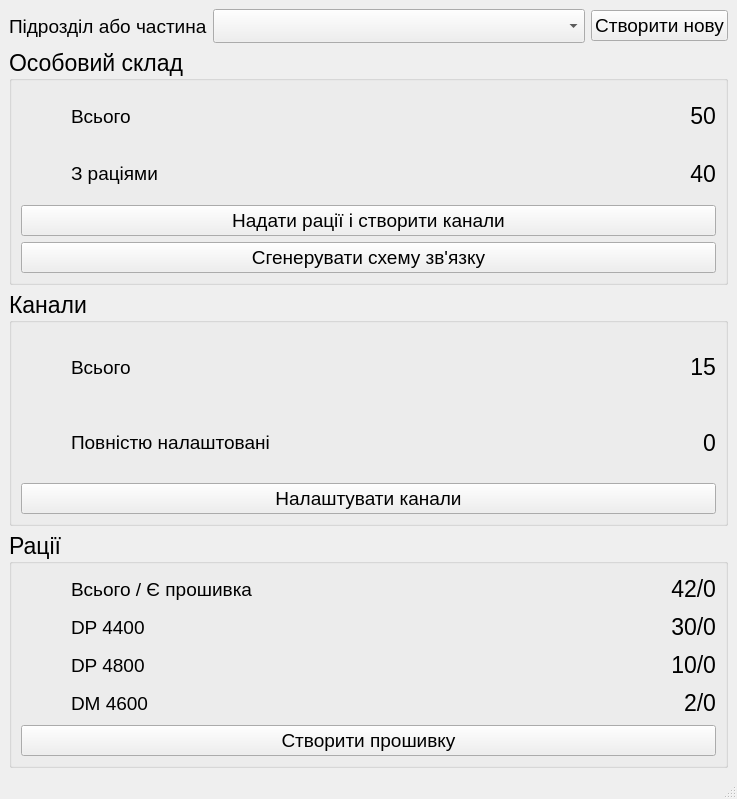
<?xml version="1.0" encoding="UTF-8"?>
<ui version="4.0">
 <class>MainWindow</class>
 <widget class="QMainWindow" name="MainWindow">
  <property name="geometry">
   <rect>
    <x>0</x>
    <y>0</y>
    <width>737</width>
    <height>799</height>
   </rect>
  </property>
  <property name="windowTitle">
   <string>MainWindow</string>
  </property>
  <widget class="QWidget" name="centralwidget">
   <layout class="QVBoxLayout" name="verticalLayout">
    <item>
     <layout class="QHBoxLayout" name="horizontalLayout">
      <item>
       <widget class="QLabel" name="label_17">
        <property name="sizePolicy">
         <sizepolicy hsizetype="Fixed" vsizetype="Preferred">
          <horstretch>0</horstretch>
          <verstretch>0</verstretch>
         </sizepolicy>
        </property>
        <property name="font">
         <font>
          <pointsize>14</pointsize>
         </font>
        </property>
        <property name="text">
         <string>Підрозділ або частина</string>
        </property>
       </widget>
      </item>
      <item>
       <widget class="QComboBox" name="units_combo">
        <property name="sizePolicy">
         <sizepolicy hsizetype="Preferred" vsizetype="Fixed">
          <horstretch>0</horstretch>
          <verstretch>0</verstretch>
         </sizepolicy>
        </property>
        <property name="minimumSize">
         <size>
          <width>200</width>
          <height>0</height>
         </size>
        </property>
        <property name="font">
         <font>
          <pointsize>17</pointsize>
         </font>
        </property>
       </widget>
      </item>
      <item>
       <widget class="QPushButton" name="unit_create">
        <property name="sizePolicy">
         <sizepolicy hsizetype="Fixed" vsizetype="Fixed">
          <horstretch>0</horstretch>
          <verstretch>0</verstretch>
         </sizepolicy>
        </property>
        <property name="font">
         <font>
          <pointsize>14</pointsize>
         </font>
        </property>
        <property name="text">
         <string>Створити нову</string>
        </property>
       </widget>
      </item>
     </layout>
    </item>
    <item>
     <widget class="QGroupBox" name="groupBox">
      <property name="font">
       <font>
        <pointsize>17</pointsize>
       </font>
      </property>
      <property name="title">
       <string>Особовий склад</string>
      </property>
      <layout class="QVBoxLayout" name="verticalLayout_2">
       <item>
        <layout class="QGridLayout" name="gridLayout">
         <property name="leftMargin">
          <number>50</number>
         </property>
         <item row="0" column="0">
          <widget class="QLabel" name="label">
           <property name="font">
            <font>
             <pointsize>14</pointsize>
            </font>
           </property>
           <property name="text">
            <string>Всього</string>
           </property>
          </widget>
         </item>
         <item row="0" column="1">
          <widget class="QLabel" name="users_total">
           <property name="font">
            <font>
             <pointsize>17</pointsize>
            </font>
           </property>
           <property name="text">
            <string>50</string>
           </property>
           <property name="alignment">
            <set>Qt::AlignRight|Qt::AlignTrailing|Qt::AlignVCenter</set>
           </property>
          </widget>
         </item>
         <item row="1" column="0">
          <widget class="QLabel" name="label_2">
           <property name="font">
            <font>
             <pointsize>14</pointsize>
            </font>
           </property>
           <property name="text">
            <string>З раціями</string>
           </property>
          </widget>
         </item>
         <item row="1" column="1">
          <widget class="QLabel" name="radio_users">
           <property name="font">
            <font>
             <pointsize>17</pointsize>
            </font>
           </property>
           <property name="text">
            <string>40</string>
           </property>
           <property name="alignment">
            <set>Qt::AlignRight|Qt::AlignTrailing|Qt::AlignVCenter</set>
           </property>
          </widget>
         </item>
        </layout>
       </item>
       <item>
        <widget class="QPushButton" name="channels_create">
         <property name="font">
          <font>
           <pointsize>14</pointsize>
          </font>
         </property>
         <property name="text">
          <string>Надати рації і створити канали</string>
         </property>
        </widget>
       </item>
       <item>
        <widget class="QPushButton" name="gen_diagram">
         <property name="font">
          <font>
           <pointsize>14</pointsize>
          </font>
         </property>
         <property name="text">
          <string>Сгенерувати схему зв'язку</string>
         </property>
        </widget>
       </item>
      </layout>
     </widget>
    </item>
    <item>
     <widget class="QGroupBox" name="groupBox_2">
      <property name="font">
       <font>
        <pointsize>17</pointsize>
       </font>
      </property>
      <property name="title">
       <string>Канали</string>
      </property>
      <layout class="QVBoxLayout" name="verticalLayout_3">
       <item>
        <layout class="QGridLayout" name="gridLayout_2">
         <property name="leftMargin">
          <number>50</number>
         </property>
         <item row="0" column="0">
          <widget class="QLabel" name="label_5">
           <property name="font">
            <font>
             <pointsize>14</pointsize>
            </font>
           </property>
           <property name="text">
            <string>Всього</string>
           </property>
          </widget>
         </item>
         <item row="0" column="1">
          <widget class="QLabel" name="nets_total">
           <property name="font">
            <font>
             <pointsize>17</pointsize>
            </font>
           </property>
           <property name="text">
            <string>15</string>
           </property>
           <property name="alignment">
            <set>Qt::AlignRight|Qt::AlignTrailing|Qt::AlignVCenter</set>
           </property>
          </widget>
         </item>
         <item row="1" column="0">
          <widget class="QLabel" name="label_6">
           <property name="font">
            <font>
             <pointsize>14</pointsize>
            </font>
           </property>
           <property name="text">
            <string>Повністю налаштовані</string>
           </property>
          </widget>
         </item>
         <item row="1" column="1">
          <widget class="QLabel" name="nets_configured">
           <property name="font">
            <font>
             <pointsize>17</pointsize>
            </font>
           </property>
           <property name="text">
            <string>0</string>
           </property>
           <property name="alignment">
            <set>Qt::AlignRight|Qt::AlignTrailing|Qt::AlignVCenter</set>
           </property>
          </widget>
         </item>
        </layout>
       </item>
       <item>
        <widget class="QPushButton" name="channels_setup">
         <property name="font">
          <font>
           <pointsize>14</pointsize>
          </font>
         </property>
         <property name="text">
          <string>Налаштувати канали</string>
         </property>
        </widget>
       </item>
      </layout>
     </widget>
    </item>
    <item>
     <widget class="QGroupBox" name="groupBox_3">
      <property name="font">
       <font>
        <pointsize>17</pointsize>
       </font>
      </property>
      <property name="title">
       <string>Рації</string>
      </property>
      <layout class="QVBoxLayout" name="verticalLayout_4">
       <item>
        <layout class="QGridLayout" name="gridLayout_3">
         <property name="leftMargin">
          <number>50</number>
         </property>
         <item row="0" column="0">
          <widget class="QLabel" name="label_9">
           <property name="font">
            <font>
             <pointsize>14</pointsize>
            </font>
           </property>
           <property name="text">
            <string>Всього / Є прошивка</string>
           </property>
          </widget>
         </item>
         <item row="0" column="1">
          <widget class="QLabel" name="devs_total_configured">
           <property name="font">
            <font>
             <pointsize>17</pointsize>
            </font>
           </property>
           <property name="text">
            <string>42/0</string>
           </property>
           <property name="alignment">
            <set>Qt::AlignRight|Qt::AlignTrailing|Qt::AlignVCenter</set>
           </property>
          </widget>
         </item>
         <item row="1" column="0">
          <widget class="QLabel" name="label_11">
           <property name="font">
            <font>
             <pointsize>14</pointsize>
            </font>
           </property>
           <property name="text">
            <string>DP 4400</string>
           </property>
          </widget>
         </item>
         <item row="1" column="1">
          <widget class="QLabel" name="devs_4400">
           <property name="font">
            <font>
             <pointsize>17</pointsize>
            </font>
           </property>
           <property name="text">
            <string>30/0</string>
           </property>
           <property name="alignment">
            <set>Qt::AlignRight|Qt::AlignTrailing|Qt::AlignVCenter</set>
           </property>
          </widget>
         </item>
         <item row="2" column="0">
          <widget class="QLabel" name="label_13">
           <property name="font">
            <font>
             <pointsize>14</pointsize>
            </font>
           </property>
           <property name="text">
            <string>DP 4800</string>
           </property>
          </widget>
         </item>
         <item row="2" column="1">
          <widget class="QLabel" name="devs_4800">
           <property name="font">
            <font>
             <pointsize>17</pointsize>
            </font>
           </property>
           <property name="text">
            <string>10/0</string>
           </property>
           <property name="alignment">
            <set>Qt::AlignRight|Qt::AlignTrailing|Qt::AlignVCenter</set>
           </property>
          </widget>
         </item>
         <item row="3" column="0">
          <widget class="QLabel" name="label_15">
           <property name="font">
            <font>
             <pointsize>14</pointsize>
            </font>
           </property>
           <property name="text">
            <string>DM 4600</string>
           </property>
          </widget>
         </item>
         <item row="3" column="1">
          <widget class="QLabel" name="devs_4600">
           <property name="sizePolicy">
            <sizepolicy hsizetype="Preferred" vsizetype="Preferred">
             <horstretch>0</horstretch>
             <verstretch>0</verstretch>
            </sizepolicy>
           </property>
           <property name="font">
            <font>
             <pointsize>17</pointsize>
            </font>
           </property>
           <property name="text">
            <string>2/0</string>
           </property>
           <property name="alignment">
            <set>Qt::AlignRight|Qt::AlignTrailing|Qt::AlignVCenter</set>
           </property>
          </widget>
         </item>
        </layout>
       </item>
       <item>
        <widget class="QPushButton" name="firmware_create">
         <property name="sizePolicy">
          <sizepolicy hsizetype="Preferred" vsizetype="Fixed">
           <horstretch>1</horstretch>
           <verstretch>0</verstretch>
          </sizepolicy>
         </property>
         <property name="font">
          <font>
           <pointsize>14</pointsize>
          </font>
         </property>
         <property name="text">
          <string>Створити прошивку</string>
         </property>
        </widget>
       </item>
      </layout>
     </widget>
    </item>
   </layout>
  </widget>
  <widget class="QMenuBar" name="menubar">
   <property name="geometry">
    <rect>
     <x>0</x>
     <y>0</y>
     <width>737</width>
     <height>26</height>
    </rect>
   </property>
  </widget>
  <widget class="QStatusBar" name="statusbar">
   <property name="sizePolicy">
    <sizepolicy hsizetype="MinimumExpanding" vsizetype="Preferred">
     <horstretch>0</horstretch>
     <verstretch>0</verstretch>
    </sizepolicy>
   </property>
  </widget>
 </widget>
 <resources/>
 <connections/>
</ui>
